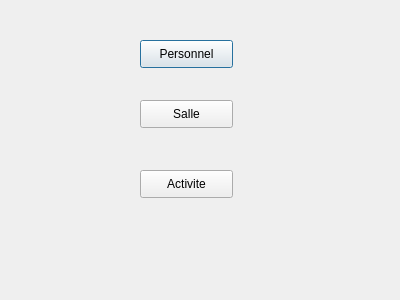
<?xml version="1.0" encoding="UTF-8"?>
<ui version="4.0">
 <class>Dialog_home</class>
 <widget class="QDialog" name="Dialog_home">
  <property name="geometry">
   <rect>
    <x>0</x>
    <y>0</y>
    <width>400</width>
    <height>300</height>
   </rect>
  </property>
  <property name="windowTitle">
   <string>Dialog</string>
  </property>
  <widget class="QPushButton" name="pushButton_Personnel">
   <property name="geometry">
    <rect>
     <x>140</x>
     <y>40</y>
     <width>93</width>
     <height>28</height>
    </rect>
   </property>
   <property name="text">
    <string>Personnel</string>
   </property>
  </widget>
  <widget class="QPushButton" name="pushButton_salle">
   <property name="geometry">
    <rect>
     <x>140</x>
     <y>100</y>
     <width>93</width>
     <height>28</height>
    </rect>
   </property>
   <property name="text">
    <string>Salle</string>
   </property>
  </widget>
  <widget class="QPushButton" name="pushButton_activite">
   <property name="geometry">
    <rect>
     <x>140</x>
     <y>170</y>
     <width>93</width>
     <height>28</height>
    </rect>
   </property>
   <property name="text">
    <string>Activite</string>
   </property>
  </widget>
 </widget>
 <resources/>
 <connections/>
</ui>
